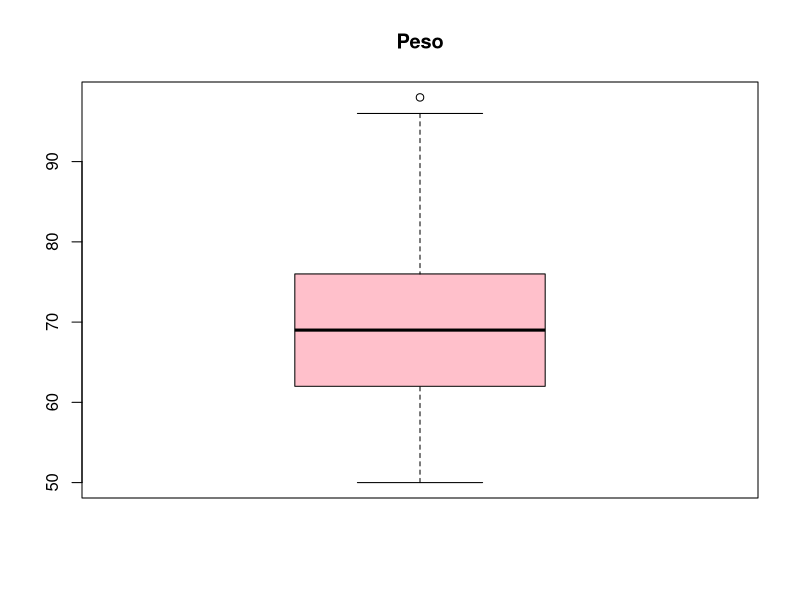
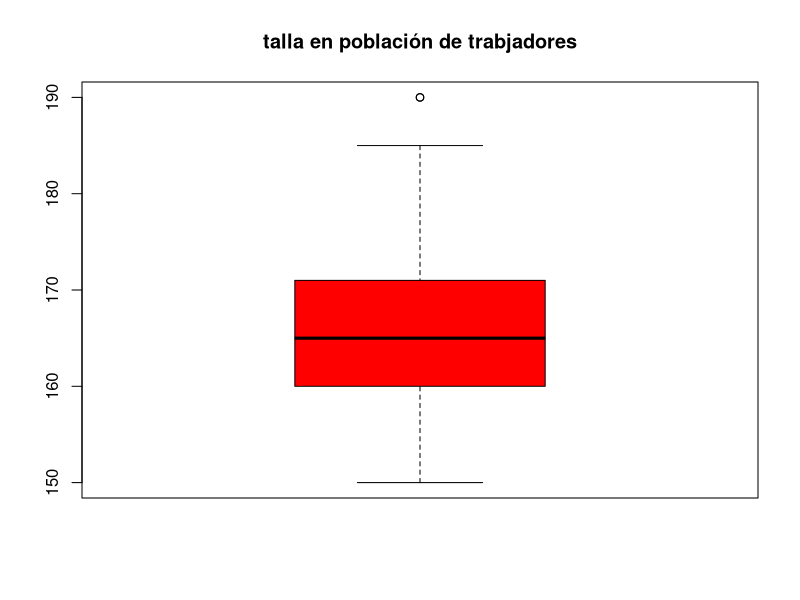
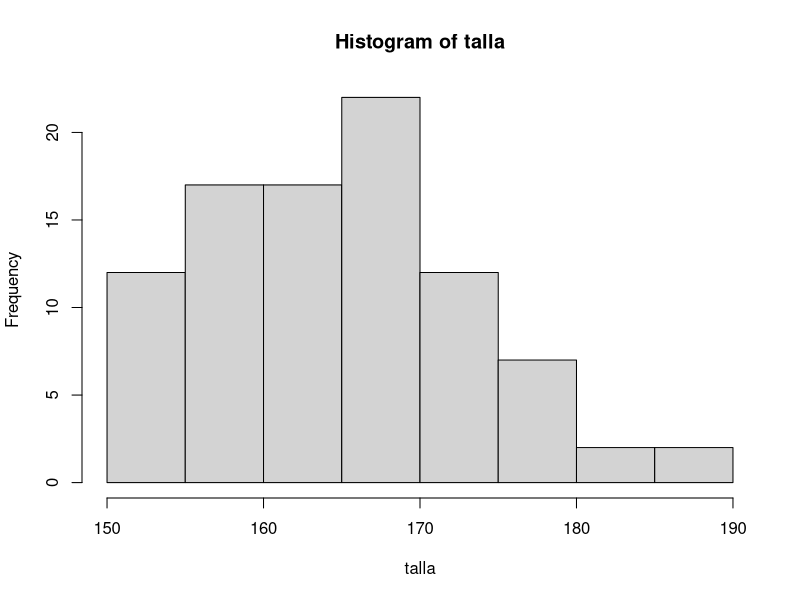

Generate these figures, in order, with R: (Note: this script raises an error after producing the figures.)
##' # Inferencia de medias con R 
##' [Francisco García García](http://bioinfo.cipf.es/ "webpage of department") _(2014-12-01)_  
##'
##' 
##' 
##' ----------------------------------------------------------------------------

##' ### 0. Introducción 
##' ### 1. Intervalo de confianza de una media poblacional  
##' ### 2. Test t  para una media poblacional
##' ### 3. Intervalo de confianza de la diferencia de dos medias poblacionales
##' ### 4. Test t para dos medias poblacionales 
##' ### 5. Pruebas no paramétricas: Wilcoxon 
##' ### 6. Ejercicios
##' ### 7. Bibliografía
##' ----------------------------------------------------------------------------

##'<br />
##'<br />
##'<br />
  

##' ## 0. Introducción 
##' Los **procedimientos t** son pruebas **paramétricas** que permiten realizar inferencia a partir de 1 ó 2 muestras:
##' - Nos proporcionan **intervalos de confianza** de una media poblacional  o bien la media de la diferencia de 2 medias poblaciones.
##' - También incluyen los **contrastes de hipótesis de comparación de medias**.
##' 
##' Cuando no se verifica la **normalidad** en la variable respuesta, es aconsejable el uso de una prueba no paramétrica: **Wilcoxon**, cuyas 
##' hipótesis nula y alternativa no se basan en el parámetro de la  **media** sino en la **mediana**.
##' 
##'<br />
##'<br />
##'
##' ## 1. Intervalo de confianza de una media poblacional 
##' 
##' Comenzamos leyendo la base de datos **riesgos**:
datos <- read.csv("riesgos.csv", header = T, sep = "\t")
##' Echamos un vistazo a la estructura de los datos:
str(datos)
head(datos)
tail(datos)
##' Con la función **attach** hacemos accesible la base de datos seleccionada:
attach(datos) 
##' Describimos la variable **peso** en nuestra muestra:
summary(peso)
boxplot(peso, col="pink", main ="Peso")
##' _¿Cómo determinamos un intervalo de confianza del 95% para la media poblacional del salario?_
t.test(peso, conf.level = 0.95)$conf.int 
##' ¿Los datos deben cumplir algún requisito para poder obtener el intervalo de confianza anterior?
##' 
##' Redondea el intervalo de confianza a dos decimales:
round(t.test(peso, conf.level = 0.95)$conf.int,2) 
##'<br />
##'<br />
##' 
##' ## 2. Test t  para una media poblacional 
##' La base de datos **riesgos.csv** es una muestra aleatoria de la población de trabajadores de un centro hospitalario de Valencia.
##' 
##' Se ha publicado un informe donde se indica que la media de la talla de todos los trabajadores en la Comunidad Valenciana es de 160 cm.
##' Sin embargo, nosotros creemos que no es cierto y por ello nos gustaría utilizar los datos de nuestro estudio. Realizaremos 
##' los siguientes pasos: 
##' 1. Describimos la variable **talla** de forma numérica y gráfica.
boxplot(talla, col = "red", main = "talla en población de trabjadores")
hist(talla)
##' 2. Plantea el contraste de hipótesis correspondiente. ¿Dos colas o una sola?
##' 
##' 3. Resuelve el contraste  en R considerando un nivel de significación de 0.05:
t.test(peso, mu = 160, alt = "two.sided", conf.level = 0.95)
##'<br />
##'<br />

##' ## 3. Intervalo de confianza de la diferencia de dos medias poblacionales
##' 
##' Sospechamos que la **edad** de las personas que tienen **exposición a carga física** es menor que la edad de las personas no expuestas a
##' este riesgo. Nos gustaría obtener un intervalo de confianza de la diferencia de estas medias:
##' 
##' Primero exploramos la muestra:
mean(edad[carfisi == "sí"])
mean(edad[carfisi == "no"])
plot(edad ~ carfisi, col = c("red", "green"))
mean(edad[carfisi == "sí"]) - mean(edad[carfisi == "no"])
##' A partir de los datos de la muestra, ¿crees que hay diferencia de edad entre ambos grupos?
##' 
##' Determinamos el intervalo de confianza del 95% para la diferencia de estas dos medias:
t.test(edad ~ carfisi, data = datos, conf.level = 0.95)$conf.int 
## Otra opción para obtener el mismo intervalo de confianza:
grupo1 <- edad[carfisi == "no"]
grupo2 <- edad[carfisi == "sí"]
t.test(grupo1, grupo2, conf.level = 0.95)$conf.int 
##' ¿El valor 0 está incluido en este intervalo de confianza? ¿Qué significa esto?
##'<br />
##'<br />

##' ## 4. Test t para dos medias poblacionales  
##' 
##' En ocasiones nos gustaría comparar  dos poblaciones. Una opción sería comparar las **medias** de ambos grupos pero
##' antes debemos tener claro si las muestras son **relacionadas** o **independientes**. Comenta un ejemplo de cada tipo.
##' 
##' ¿Hay diferencias de **peso** entre las personas que tienen **carga psíquica** y las que no están expuestas?
##' 
##' Vemos que ocurre en nuestra muestra:
summary(peso[carpsiqui == "sí"]) 
summary(peso[carpsiqui == "no"]) 
boxplot(peso ~ carpsiqui,  col= c("pink", "red"), main = "peso vs. carga psíquica")
##' Con esta información, ¿crees que hay diferencias entre ambos grupos? Comprueba si estas diferencias estadísticamente
##' son estadísticamente significativas mediante la utilización del correspondiente test estadístico.
##' t de comparación de 2 medias:
t.test(peso ~ carpsiqui, data = datos, conf.level = 0.95) 
##' Comenta los resultados obtenidos.
##'<br />
##'<br />

##' ## 5. Pruebas no paramétricas: Wilcoxon  
##' Los procedimientos t exigen el cumplimiento de normalidad de la variable de estudio. 
##' Sin embargo, si no se verifican los requisitos exigidos, no será aconsejable el uso de estas pruebas paramétricas y
##' utilizaremos procedimientos no paramétricos, que no suelen exigir ningún requerimiento a nuestros datos. 
##' 
##' El test de **Wilcoxon** es una opción no paramétrica que nos permite comparar dos poblaciones.
##' 
##' Vamos a evaluar si hay diferencias de **peso** entre las personas que presentan exposición a  **carga física**
##'  y las que no están expuestas, utilizando el **test de Wilcoxon**:
##' 
summary(peso[carfisi == "sí"]) 
summary(peso[carfisi == "no"]) 
boxplot(peso ~ carfisi,  col= c("blue", "red"), main = "peso vs. carga psíquica")
wilcox.test(peso ~ carfisi, data = datos, paired = F)
##' - Comenta cuáles son las hipótesis nula y alternativa del contraste.  
##' - ¿Qué información nos proporciona el estadístico de contraste?
##' - ¿Qué nos indica el p-valor?
##' - ¿Qué podemos concluir en el contexto del problema?
##' 
##' 
##'<br />
##'<br />

##' ## 6. Ejercicios 
##' 
##' En la base de datos **estres.csv** se incluye información sobre los niveles de estrés de un grupo de trabajadores, así
##' como otras variables de interés.
##' 
##' Realiza las siguientes actividades en R:
##' - **A**. Lee la base de datos _estres_,  examina la estructura de los datos (_str_) y utiliza la función _attach_ 
##' para hacerla accesible y trabajar más cómodamente con sus variables. ¿Qué variables son _factor_? ¿Y qué variables son _integer_?
##' - **B**. Describe la variable sueldo. ¿Parece una distribución normal?. Determina un intervalo de confianza del 90% para la media 
##' poblacional del sueldo de los trabajadores.
##' - **C**. Hace unos años se publicó un informe donde se indicaba que el colectivo de estos trabajadores presentaba una media del nivel de
##' estrés de 5 puntos, aunque tenemos nuestras dudas.... Plantea un contraste de hipótesis sobre la media poblacional del nivel de estrés
##' y considerando la información de nuestra muestra, resuelve el contraste en R.  ¿Qué conclusiones obtenemos?
##' - **D**. ¿Hay diferencias de sueldo por género? Primero explora gráfica y numéricamente qué nos dice nuestra muestra respecto esta 
##' relación del sueldo y género. A continuación plantea el contraste correspondiente, resuélvelo con R y comenta los resultados obtenidos
##' - **E**. La variable _carga física_ NO  se distribuye como una variable normal. Nos gustaría confirmar si hay diferencias entre la
##' exposición de _carga física_ entre hombres y mujeres. ¿Qué procedimiento estadístico podríamos utilizar? Indica cuál es la hipótesis 
##' nula y la alternativa. Resuélve el contrate utilizando R y comenta los resultados obtenidos. 
##'<br />
##'<br />

##'
##' ## 7. Bibliografía y enlaces interesantes:
##' 
##' - [David S. Moore. Estadística aplicada básica. Editorial Antoni Bosch.]  (http://www.antonibosch.com/system/downloads/487/original/EC-MOORE2_Contenido.pdf?1358332517)  Manual de Estadística Básica.
##' 

##' - [Quick-R] (http://www.statmethods.net/)   Web con recursos para trabajar con R.
##'

##' - [r-tutor] (http://www.r-tutor.com/)  An R Introduction to Statistics.
##'

##' ----------------------------------------------------------------------------
